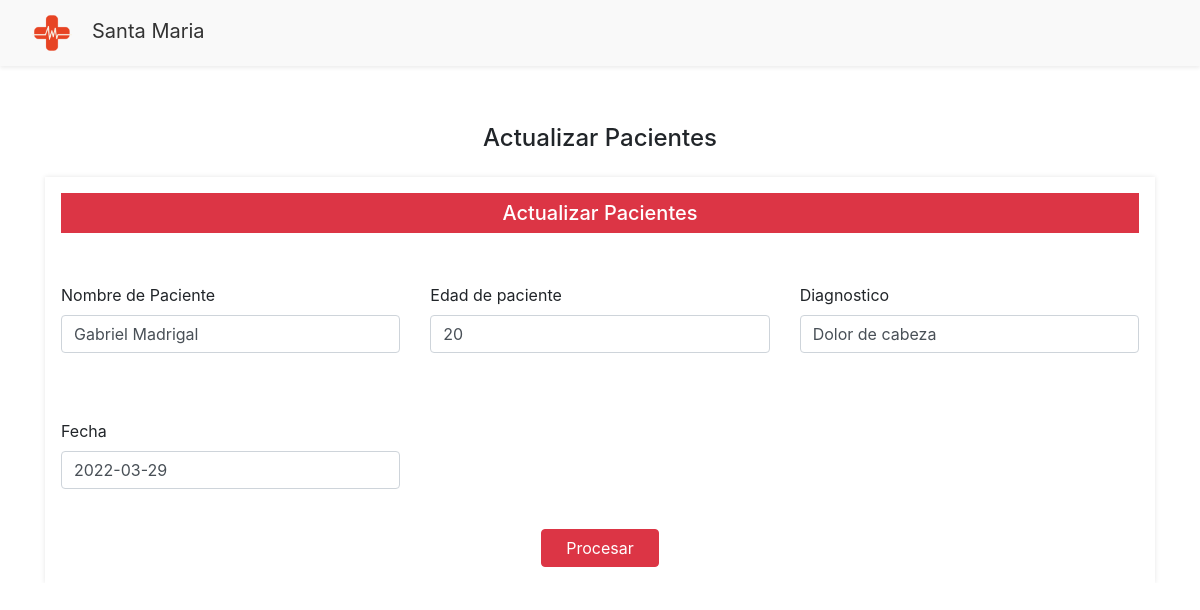
Screenshot of /views/Home/actualizarPaciente.php?q=1 with the database file from the repository.
### tables this page shows
CREATE TABLE `tpaciente` (
  `IdPaciente` int(11) NOT NULL AUTO_INCREMENT,
  `NombrePaciente` varchar(200) NOT NULL,
  `edadPaciente` int(11) NOT NULL,
  `diagnostico` varchar(200) DEFAULT NULL,
  `fecha` date DEFAULT NULL,
  PRIMARY KEY (`IdPaciente`)
);

### models/PacienteModel.php (called while the page is built, shortened)
<?php
  function consultarInfoPacienteModel($idPaciente){
    try
        {
            $context = OpenDB();
            $sp = "CALL consultarInfoPaciente('$idPaciente')";
            $respuesta = $context -> query($sp);
            return $respuesta;
        }
        catch(Exception $error)
        {
        RegistrarError($error);
            return null;
        }
    }
?>

### Controllers/PacienteController.php (called while the page is built, shortened)
<?php
  include_once $_SERVER["DOCUMENT_ROOT"].'/AmbienteWeb/models/PacienteModel.php';
function consultarInfoPaciente($idPaciente)
    {
        $respuesta = consultarInfoPacienteModel($idPaciente);
        if($respuesta != null && $respuesta->num_rows > 0){
        return mysqli_fetch_array($respuesta);
        }
    }
?>

### views/Home/actualizarPaciente.php (the view, shortened to what this page needs)
<?php
include_once $_SERVER["DOCUMENT_ROOT"] . '/AmbienteWeb/views/layoutInterno.php';
include_once $_SERVER["DOCUMENT_ROOT"] . '/AmbienteWeb/Controllers/PacienteController.php';
$idPaciente = $_GET['q'];
$Resultado = consultarInfoPaciente($idPaciente);
?>
<!DOCTYPE html>
<html>
<body>
  <h4 class="text-center mt-4 mb-4">Actualizar Pacientes</h4>
  <div class="container">
    <div class="card">
      <div class="card-header bg-danger text-white text-center">
        <h5 class="mb-2 mt-2">Actualizar pacientes</h5>
      </div>
      <div class="card-body">
        <form action="" method="post">
          <div class="row g-3">
            <div class="col-md-4">
              <div class="form-group">
                <label for="txtNombre" class="form-label">Nombre de Paciente</label>
                <input id="txtNombre" name="txtNombre"
                  class="form-control" type="text"
                   value="<?php echo $Resultado["NombrePaciente"] ?>"
                >
              </div>
            </div>
            <div class="col-md-4">
              <div class="form-group">
                <label for="txtedadPaciente" class="form-label">Edad de paciente</label>
                <input id="txtedadPaciente" name="txtedadPaciente" maxlength="3"
                  type="text" class="form-control"
                  value="<?php echo $Resultado["edadPaciente"] ?>"
                >
              </div>
            </div>
            <div class="col-md-4">
              <div class="form-group">
                <label for="txtDiagnostico" class="form-label">Diagnostico</label>
                <input id="txtDiagnostico" name="txtDiagnostico"
                  type="text" class="form-control"
                  value="<?php echo $Resultado["diagnostico"] ?>">
              </div>
            </div>
                <div class="col-md-4">
              <div class="form-group">
                <label for="txtFecha" class="form-label">Fecha</label>
                <input id="txtFecha" name="txtFecha" maxlength="10"
                  type="text" class="form-control"
                  value="<?php echo $Resultado["fecha"] ?>">
              </div>
            </div>
             <div class="col-md-4">
            </div>
          </div>
          <div class="text-center mt-4">
            <button class="btn btn-danger btn-info px-4" id="btnProcesarActualizarPaciente"
              name="btnProcesarActualizarPaciente" type="submit">
              Procesar
            </button>
          </div>
        </form>
      </div>
    </div>
  </div>
</body>
</html>

### views/estilos/layout.css (style rules this page uses)
html, body { overflow-x: hidden; }
.card { border-radius: 0; padding: 1em; border: none; -webkit-box-shadow: 0px 0px 5px 0px rgba(0, 0, 0, 0.1); -moz-box-shadow: 0px 0px 5px 0px rgba(0, 0, 0, 0.1); box-shadow: 0px 0px 5px 0px rgba(0, 0, 0, 0.1); margin-top: 10px; }
.card .card-header { border-radius: 0; background-color: transparent; padding: 0; border: none; vertical-align: center; }
.card .card-header h1, .card .card-header h2, .card .card-header h3, .card .card-header h4, .card .card-header h5, .card .card-header h6 { text-transform: capitalize; }
.card .card-body { padding: 0; border:none; }

### rows the page displays
tpaciente: txtNombre "Gabriel Madrigal", txtedadPaciente "20", txtDiagnostico "Dolor de cabeza", txtFecha "2022-03-29"
